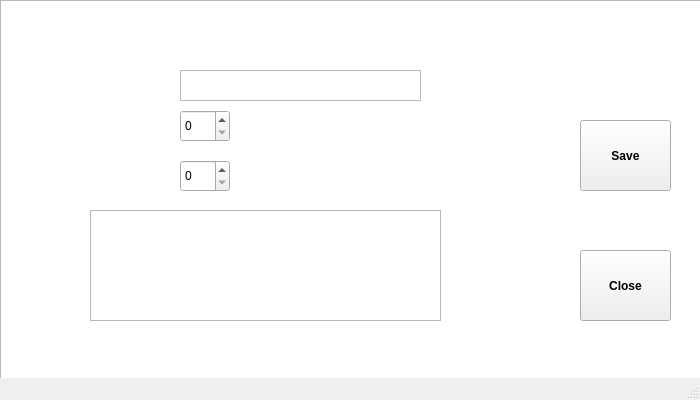
<?xml version="1.0" encoding="UTF-8"?>
<ui version="4.0">
 <class>Window2</class>
 <widget class="QMainWindow" name="Window2">
  <property name="geometry">
   <rect>
    <x>0</x>
    <y>0</y>
    <width>700</width>
    <height>400</height>
   </rect>
  </property>
  <property name="windowTitle">
   <string>MainWindow</string>
  </property>
  <widget class="QWidget" name="centralwidget">
   <widget class="QLabel" name="label">
    <property name="geometry">
     <rect>
      <x>480</x>
      <y>40</y>
      <width>41</width>
      <height>22</height>
     </rect>
    </property>
    <property name="font">
     <font>
      <weight>75</weight>
      <bold>true</bold>
     </font>
    </property>
    <property name="styleSheet">
     <string notr="true">color: rgb(255, 255, 255);</string>
    </property>
    <property name="text">
     <string>Date</string>
    </property>
   </widget>
   <widget class="QLabel" name="label_2">
    <property name="geometry">
     <rect>
      <x>480</x>
      <y>10</y>
      <width>31</width>
      <height>22</height>
     </rect>
    </property>
    <property name="font">
     <font>
      <weight>75</weight>
      <bold>true</bold>
     </font>
    </property>
    <property name="styleSheet">
     <string notr="true">color: rgb(255, 255, 255);</string>
    </property>
    <property name="text">
     <string>Time</string>
    </property>
   </widget>
   <widget class="QLabel" name="label_3">
    <property name="geometry">
     <rect>
      <x>30</x>
      <y>70</y>
      <width>121</width>
      <height>22</height>
     </rect>
    </property>
    <property name="font">
     <font>
      <weight>75</weight>
      <bold>true</bold>
     </font>
    </property>
    <property name="styleSheet">
     <string notr="true">color: rgb(255, 255, 255);</string>
    </property>
    <property name="text">
     <string>Operator Name</string>
    </property>
   </widget>
   <widget class="QLabel" name="label_4">
    <property name="geometry">
     <rect>
      <x>30</x>
      <y>110</y>
      <width>141</width>
      <height>22</height>
     </rect>
    </property>
    <property name="font">
     <font>
      <weight>75</weight>
      <bold>true</bold>
     </font>
    </property>
    <property name="styleSheet">
     <string notr="true">color: rgb(255, 255, 255);</string>
    </property>
    <property name="text">
     <string>Food quantity</string>
    </property>
   </widget>
   <widget class="QLabel" name="label_5">
    <property name="geometry">
     <rect>
      <x>30</x>
      <y>160</y>
      <width>121</width>
      <height>22</height>
     </rect>
    </property>
    <property name="font">
     <font>
      <weight>75</weight>
      <bold>true</bold>
     </font>
    </property>
    <property name="styleSheet">
     <string notr="true">color: rgb(255, 255, 255);</string>
    </property>
    <property name="text">
     <string>death count</string>
    </property>
   </widget>
   <widget class="QLabel" name="label_6">
    <property name="geometry">
     <rect>
      <x>30</x>
      <y>200</y>
      <width>68</width>
      <height>22</height>
     </rect>
    </property>
    <property name="font">
     <font>
      <weight>75</weight>
      <bold>true</bold>
     </font>
    </property>
    <property name="styleSheet">
     <string notr="true">color: rgb(255, 255, 255);</string>
    </property>
    <property name="text">
     <string>Notic</string>
    </property>
   </widget>
   <widget class="QLabel" name="label_7">
    <property name="geometry">
     <rect>
      <x>250</x>
      <y>110</y>
      <width>141</width>
      <height>22</height>
     </rect>
    </property>
    <property name="font">
     <font>
      <weight>75</weight>
      <bold>true</bold>
     </font>
    </property>
    <property name="styleSheet">
     <string notr="true">color: rgb(255, 255, 255);</string>
    </property>
    <property name="text">
     <string>Kg</string>
    </property>
   </widget>
   <widget class="QLabel" name="label_8">
    <property name="geometry">
     <rect>
      <x>250</x>
      <y>160</y>
      <width>121</width>
      <height>22</height>
     </rect>
    </property>
    <property name="font">
     <font>
      <weight>75</weight>
      <bold>true</bold>
     </font>
    </property>
    <property name="styleSheet">
     <string notr="true">color: rgb(255, 255, 255);</string>
    </property>
    <property name="text">
     <string>Head</string>
    </property>
   </widget>
   <widget class="QSpinBox" name="W2_death">
    <property name="geometry">
     <rect>
      <x>180</x>
      <y>160</y>
      <width>50</width>
      <height>32</height>
     </rect>
    </property>
   </widget>
   <widget class="QSpinBox" name="W2_food">
    <property name="geometry">
     <rect>
      <x>180</x>
      <y>110</y>
      <width>50</width>
      <height>32</height>
     </rect>
    </property>
   </widget>
   <widget class="QPlainTextEdit" name="W2_notic">
    <property name="geometry">
     <rect>
      <x>90</x>
      <y>210</y>
      <width>351</width>
      <height>111</height>
     </rect>
    </property>
   </widget>
   <widget class="QTextEdit" name="W2_operator">
    <property name="geometry">
     <rect>
      <x>180</x>
      <y>70</y>
      <width>241</width>
      <height>31</height>
     </rect>
    </property>
   </widget>
   <widget class="QLabel" name="W2_date">
    <property name="geometry">
     <rect>
      <x>530</x>
      <y>40</y>
      <width>261</width>
      <height>22</height>
     </rect>
    </property>
    <property name="font">
     <font>
      <weight>75</weight>
      <bold>true</bold>
     </font>
    </property>
    <property name="styleSheet">
     <string notr="true">color: rgb(255, 255, 255);</string>
    </property>
    <property name="text">
     <string>Date</string>
    </property>
   </widget>
   <widget class="QLabel" name="W2_Time">
    <property name="geometry">
     <rect>
      <x>530</x>
      <y>10</y>
      <width>161</width>
      <height>22</height>
     </rect>
    </property>
    <property name="font">
     <font>
      <weight>75</weight>
      <bold>true</bold>
     </font>
    </property>
    <property name="styleSheet">
     <string notr="true">color: rgb(255, 255, 255);</string>
    </property>
    <property name="text">
     <string>Time</string>
    </property>
   </widget>
   <widget class="QPushButton" name="W2_Save">
    <property name="geometry">
     <rect>
      <x>580</x>
      <y>120</y>
      <width>91</width>
      <height>71</height>
     </rect>
    </property>
    <property name="font">
     <font>
      <weight>75</weight>
      <bold>true</bold>
     </font>
    </property>
    <property name="text">
     <string>Save</string>
    </property>
   </widget>
   <widget class="QPushButton" name="W2_Close">
    <property name="geometry">
     <rect>
      <x>580</x>
      <y>250</y>
      <width>91</width>
      <height>71</height>
     </rect>
    </property>
    <property name="font">
     <font>
      <weight>75</weight>
      <bold>true</bold>
     </font>
    </property>
    <property name="text">
     <string>Close</string>
    </property>
   </widget>
   <widget class="QGraphicsView" name="graphicsView">
    <property name="geometry">
     <rect>
      <x>0</x>
      <y>0</y>
      <width>701</width>
      <height>391</height>
     </rect>
    </property>
    <property name="styleSheet">
     <string notr="true">Background: url(Back.jpeg)</string>
    </property>
   </widget>
   <zorder>graphicsView</zorder>
   <zorder>label</zorder>
   <zorder>label_2</zorder>
   <zorder>label_3</zorder>
   <zorder>label_4</zorder>
   <zorder>label_5</zorder>
   <zorder>label_6</zorder>
   <zorder>label_7</zorder>
   <zorder>label_8</zorder>
   <zorder>W2_death</zorder>
   <zorder>W2_food</zorder>
   <zorder>W2_notic</zorder>
   <zorder>W2_operator</zorder>
   <zorder>W2_date</zorder>
   <zorder>W2_Time</zorder>
   <zorder>W2_Save</zorder>
   <zorder>W2_Close</zorder>
  </widget>
  <widget class="QStatusBar" name="statusbar"/>
 </widget>
 <resources/>
 <connections/>
</ui>
